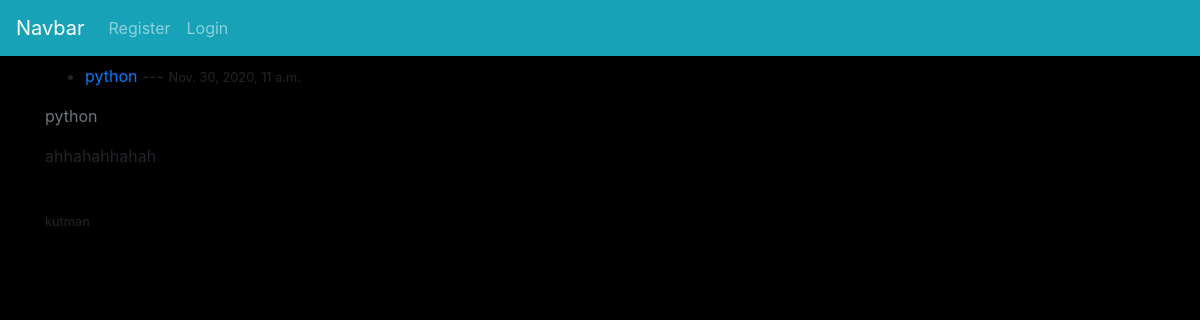
/, run on an earlier commit of the app's database.
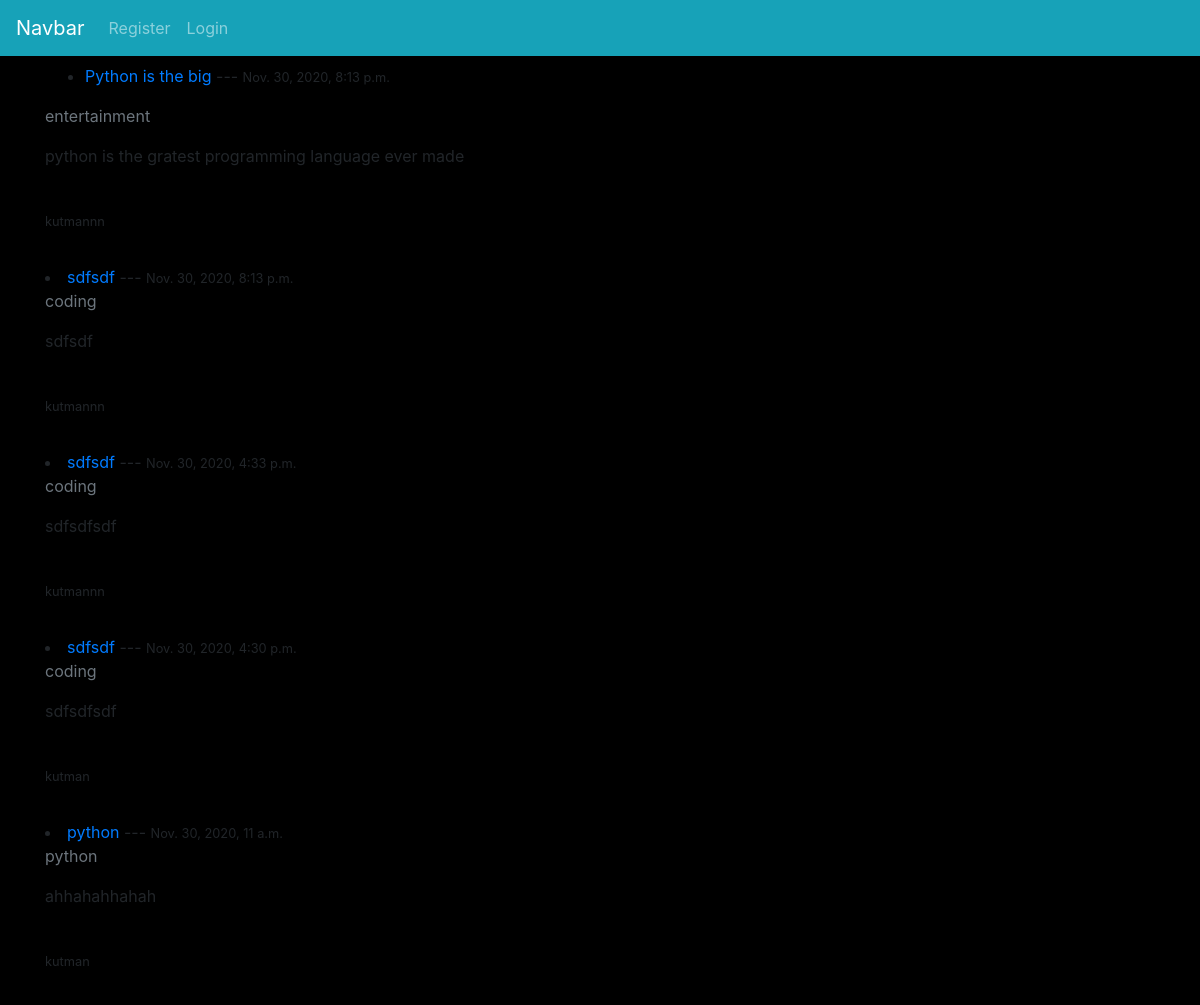
And on a later commit of the database.
### blog/models.py (models this page shows, shortened)
class Post(models.Model):
	title = models.CharField(max_length=200)
	content = RichTextField(blank=True, null=True)
	posted = models.DateTimeField(default = timezone.now)
	author = models.ForeignKey(User, on_delete=models.CASCADE)
	category = models.CharField(max_length = 200, default = 'uncotegorized')
	likes = models.ManyToManyField(User, related_name='like_post')

### blog/views.py (the view)
class HomeView(ListView):
	model = Post
	template_name = 'blog/home.html'
	cats = Category.objects.all()
	ordering = ['-posted']
	def get_context_data(self,*args,**kwargs):
		cat_menu = Category.objects.all()
		context = super(HomeView,self).get_context_data(*args,**kwargs)
		context['cat_menu'] = cat_menu
		return context

### blog/templates/blog/home.html
{% extends 'blog/base.html' %}
	{% block content %}
		<ul>
			{% for post in object_list %}
				<li>
					<a href="{%url 'post-detail' post.id %}">{{post.title}}</a> --- <small>{{post.posted}}</small>
				</li>
		</ul>
		<a class="text-muted" href="{% url 'category' post.category|slugify %}">{{post.category}}
		</a>
		<p>{{post.content|slice:":200"|safe}}</p><br>
		<small>{{post.author.username}}</small><br>
		<hr>
	{% endfor %}
	{% endblock %}

### blog/templates/blog/base.html (shortened to what this page needs)
{% load static %}
<!DOCTYPE html>
<html lang="en">
<head>
	<link rel="stylesheet" href="https://cdn.jsdelivr.net/npm/bootstrap@4.5.3/dist/css/bootstrap.min.css">
	<link rel="stylesheet" href="{% static 'blog/css/main.css' %}">
</head>
<body>
	<nav class="navbar navbar-expand-lg navbar-dark bg-info">
  		<a class="navbar-brand" href="{% url 'home' %}">Navbar</a>
  		<div class="collapse navbar-collapse" id="navbarNavAltMarkup">
    		<div class="navbar-nav">
      			{% if user.is_authenticated %}
      				{% if cat_menu %}
		      			<li class="nav-item dropdown">
					        <a class="nav-link dropdown-toggle" href="#" id="navbarDropdown" role="button" data-toggle="dropdown" aria-haspopup="true" aria-expanded="false">
					          Categories
					        </a>
					        <div class="dropdown-menu" aria-labelledby="navbarDropdown">
					        	{% for item in cat_menu %}
								   <a class="dropdown-item" href="{% url 'category' item|slugify %}">{{item}}</a>
								{% endfor %}
					        </div>
				      </li>
		      		{% endif %}
      			<a class="nav-item nav-link " href="{% url 'home' %}">Home</a>
      			<a class="nav-item nav-link" href="{% url 'about' %}">About</a>
      			<a class="nav-item nav-link" href="{% url 'post-new' %}">New Post</a>
      			<a class="nav-item nav-link" href="{% url 'logout' %}">Logout</a>
      			<a class="nav-item nav-link" href="{% url 'category-new' %}">Add category</a>
      			{% else %}
      				<a class="nav-item nav-link" href="{% url 'register' %}">Register</a>
      				<a class="nav-item nav-link" href="{% url 'login' %}">Login</a>
      			{% endif %}
    		</div>
  		</div>
	</nav>
	<div class="container my-2">
		{% block content %}{% endblock %}
	</div>
</body>
</html>

### blog/static/blog/css/main.css (style rules this page uses)
body { background: black; }

What changed in the data, as far as the page shows it:
added Post: title "Python is the big", posted "Nov. 30, 2020, 8:13 p.m.", category "entertainment", content "python is the gratest programming language ever made", author.username "kutmannn"
added Post: title "sdfsdf", posted "Nov. 30, 2020, 8:13 p.m.", category "coding", content "sdfsdf", author.username "kutmannn"
added Post: title "sdfsdf", posted "Nov. 30, 2020, 4:33 p.m.", category "coding", content "sdfsdfsdf", author.username "kutmannn"
added Post: title "sdfsdf", posted "Nov. 30, 2020, 4:30 p.m.", category "coding", content "sdfsdfsdf", author.username "kutman"
